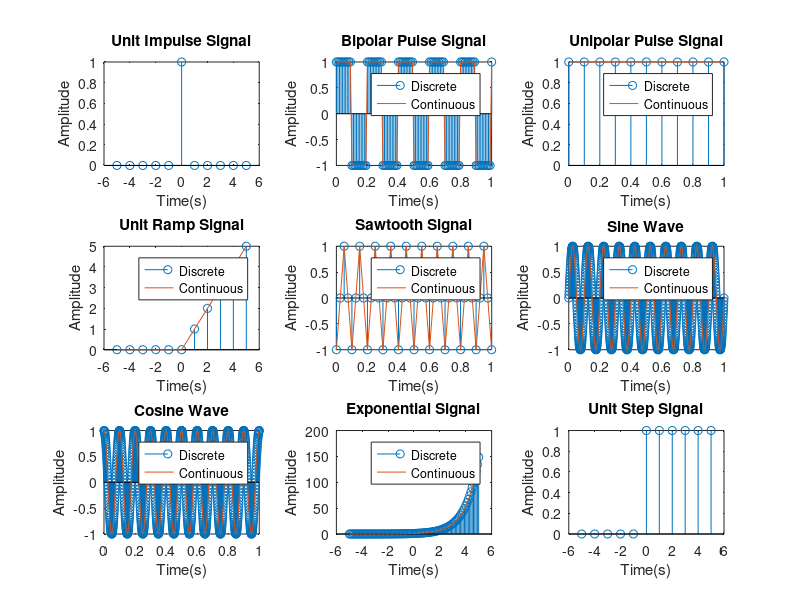

The MATLAB source for this figure:
clc;
clear all;
close all;

subplot(3,3,1);
t = -5:1:5;
y = [zeros(1,5), 1, zeros(1,5)]; % Correct unit impulse
stem(t,y);
xlabel("Time(s)");
ylabel("Amplitude");
title("Unit Impulse Signal");

subplot(3,3,2);
t2 = 0:0.01:1;
f = 5;
y2 = square(2*pi*f*t2);
stem(t2,y2);
hold on;
plot(t2,y2);
xlabel("Time(s)");
ylabel("Amplitude");
title("Bipolar Pulse Signal");
legend("Discrete","Continuous");

subplot(3,3,3);
t3 = 0:0.1:1;
f = 5;
y3 = abs(square(2*pi*f*t3));
stem(t3,y3);
hold on;
plot(t3,y3);
xlabel("Time(s)");
ylabel("Amplitude");
title("Unipolar Pulse Signal");
legend("Discrete","Continuous");

subplot(3,3,4);
t4 = -5:1:5;
y4 = t4 .* (t4 >= 0);
stem(t4,y4);
hold on;
plot(t4,y4);
xlabel("Time(s)");
ylabel("Amplitude");
title("Unit Ramp Signal");
legend("Discrete","Continuous");

subplot(3,3,5);
t5 = 0:0.025:1;
f = 10;
y5 = sawtooth(2*pi*f*t5, 0.5); % Confirm if sawtooth is desired
stem(t5,y5);
hold on;
plot(t5,y5);
xlabel("Time(s)");
ylabel("Amplitude");
title("Sawtooth Signal"); % Change title if necessary
legend("Discrete","Continuous");

subplot(3,3,6);
t6 = 0:0.001:1;
f = 10;
y6 = sin(2*pi*f*t6);
stem(t6,y6);
hold on;
plot(t6,y6);
xlabel("Time(s)");
ylabel("Amplitude");
title("Sine Wave");
legend("Discrete","Continuous");

subplot(3,3,7);
t7 = 0:0.001:1;
f = 10;
y7 = cos(2*pi*f*t7);
stem(t7,y7);
hold on;
plot(t7,y7);
xlabel("Time(s)");
ylabel("Amplitude");
title("Cosine Wave");
legend("Discrete","Continuous");

subplot(3,3,8);
t8 = -5:0.1:5; % Adjusted for better visualization
y8 = exp(t8);
stem(t8,y8);
hold on;
plot(t8,y8);
xlabel("Time(s)");
ylabel("Amplitude");
title("Exponential Signal");
legend("Discrete","Continuous");

subplot(3,3,9);
t9 = -5:1:5;
y9 = [zeros(1,5), ones(1,6)];
stem(t9,y9);
xlabel("Time(s)");
ylabel("Amplitude");
title("Unit Step Signal");